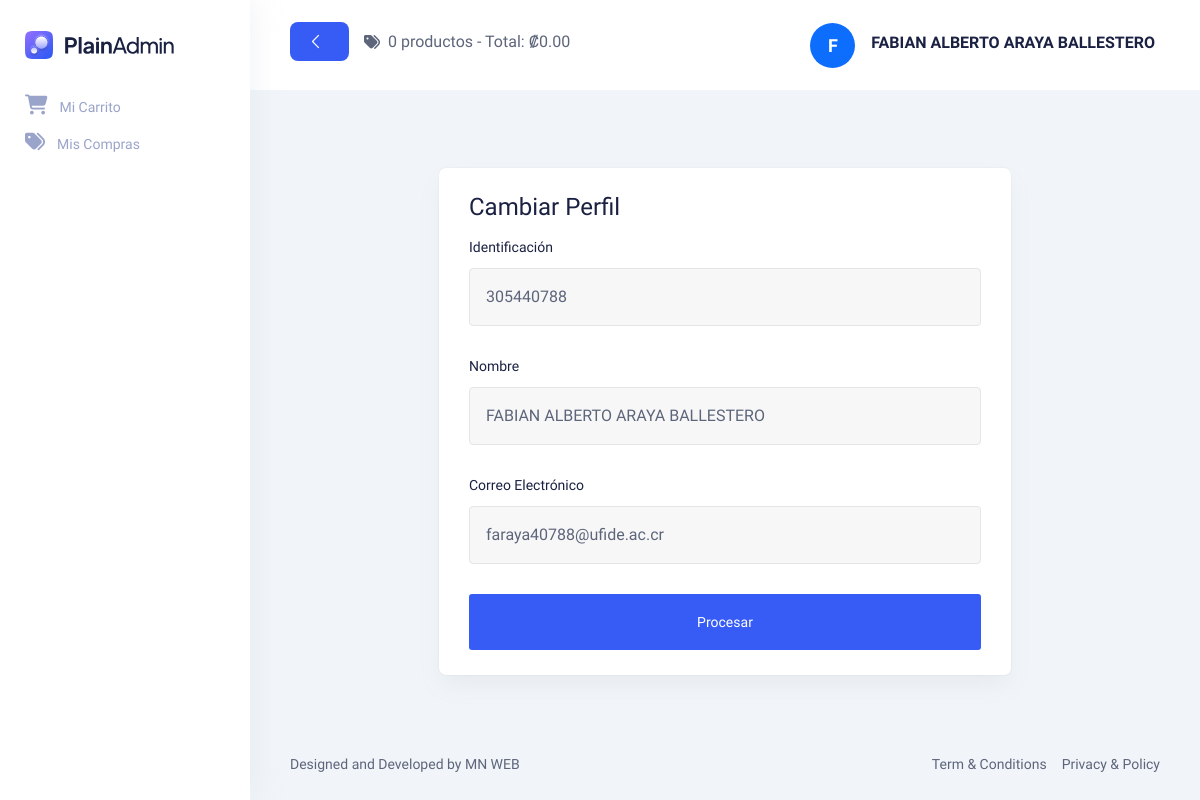
Page /Views/vSeguridad/cambiarPerfil.php (signed in) on the committed database.
### tables this page shows
CREATE TABLE `tusuario` (
  `Consecutivo` int(11) NOT NULL AUTO_INCREMENT,
  `Identificacion` varchar(15) NOT NULL,
  `Nombre` varchar(200) NOT NULL,
  `Contrasenna` varchar(15) NOT NULL,
  `CorreoElectronico` varchar(100) NOT NULL,
  `Estado` bit(1) NOT NULL,
  `ConsecutivoRol` int(11) NOT NULL,
  PRIMARY KEY (`Consecutivo`),
  UNIQUE KEY `UK_Identificacion` (`Identificacion`),
  UNIQUE KEY `UK_CorreoElectronico` (`CorreoElectronico`),
  KEY `FK_Usuario_Rol` (`ConsecutivoRol`),
  CONSTRAINT `FK_Usuario_Rol` FOREIGN KEY (`ConsecutivoRol`) REFERENCES `trol` (`Consecutivo`)
);

### Models/SeguridadModel.php (called while the page is built, shortened)
<?php
function ConsultarUsuarioModel($consecutivo)
{
    try
    {
        $context = OpenDatabase();
        $sp = "CALL sp_ConsultarUsuario('$consecutivo')";
        $result = $context -> query($sp);
        $datos = null;
        while($fila = $result -> fetch_assoc())
        {
            $datos = $fila;
        }
        return $datos;
    }
    catch (Exception $e)
    {
        return null;
    }
}

### Controllers/SeguridadController.php (called while the page is built, shortened)
<?php
include_once $_SERVER["DOCUMENT_ROOT"] . "/MN_ECC/Models/SeguridadModel.php";
function ConsultarUsuario()
{
    $consecutivo = $_SESSION["Consecutivo"];
    return ConsultarUsuarioModel($consecutivo);
}

### Views/vSeguridad/cambiarPerfil.php (the view, shortened to what this page needs)
<?php
include_once $_SERVER["DOCUMENT_ROOT"] . "/MN_ECC/Views/layout.php";
include_once $_SERVER["DOCUMENT_ROOT"] . "/MN_ECC/Controllers/SeguridadController.php";
$datosUsuario = ConsultarUsuario();
?>
<!DOCTYPE html>
<html lang="en">
<body>
    <main class="main-wrapper">
        <section class="section">
            <div class="container-fluid">
                <div class="title-wrapper pt-30">
                    <div class="row align-items-center">
                        <div class="col-md-8 mx-auto">
                            <div class="card-style mt-5">
                                <h3 class="mb-15">Cambiar Perfil</h3>
                                <form id="formCambiarPerfil" action="" method="POST">
                                    <div class="row">
                                        <div class="col-12">
                                            <div class="input-style-1">
                                                <label>Identificación</label>
                                                <input type="text" placeholder="Identificación"
                                                    id="Identificacion" name="Identificacion" onkeyup="ConsultarNombre();"
                                                    value="<?php echo $datosUsuario['Identificacion']; ?>" />
                                            </div>
                                        </div>
                                        <div class="col-12">
                                            <div class="input-style-1">
                                                <label>Nombre</label>
                                                <input type="text" placeholder="Nombre"
                                                    id="Nombre" name="Nombre" class="ReadOnly" readOnly="true"
                                                    value="<?php echo $datosUsuario["Nombre"]; ?>" />
                                            </div>
                                        </div>
                                        <div class="col-12">
                                            <div class="input-style-1">
                                                <label>Correo Electrónico</label>
                                                <input type="text" placeholder="Correo Electrónico"
                                                    id="CorreoElectronico" name="CorreoElectronico"
                                                    value="<?php echo $datosUsuario["CorreoElectronico"]; ?>" />
                                            </div>
                                        </div>
                                        <div class="col-12">
                                            <div class="button-group d-flex justify-content-center flex-wrap">
                                                <button type="submit" id="btnCambiarPerfil" name="btnCambiarPerfil"
                                                    class="main-btn primary-btn btn-hover w-100 text-center">
                                                    Procesar
                                                </button>
                                            </div>
                                        </div>
                                    </div>
                                </form>
                            </div>
                        </div>
                    </div>
                </div>
            </div>
        </section>
    </main>
</body>
</html>

### Views/assets/css/fullcalendar.css (style rules this page uses)
:root { --fc-daygrid-event-dot-width:8px;--fc-list-event-dot-width:10px;--fc-list-event-hover-bg-color:#f5f5f5 }

### rows in the picture
tusuario: Identificacion "305440788", Nombre "FABIAN ALBERTO ARAYA BALLESTERO", CorreoElectronico "faraya40788@ufide.ac.cr"

### other values in the picture
$totalCantidad "0"
$totalPago "0.00"
substr($nombreUsuario, 0, 1) "F"
$nombreUsuario "FABIAN ALBERTO ARAYA BALLESTERO"
